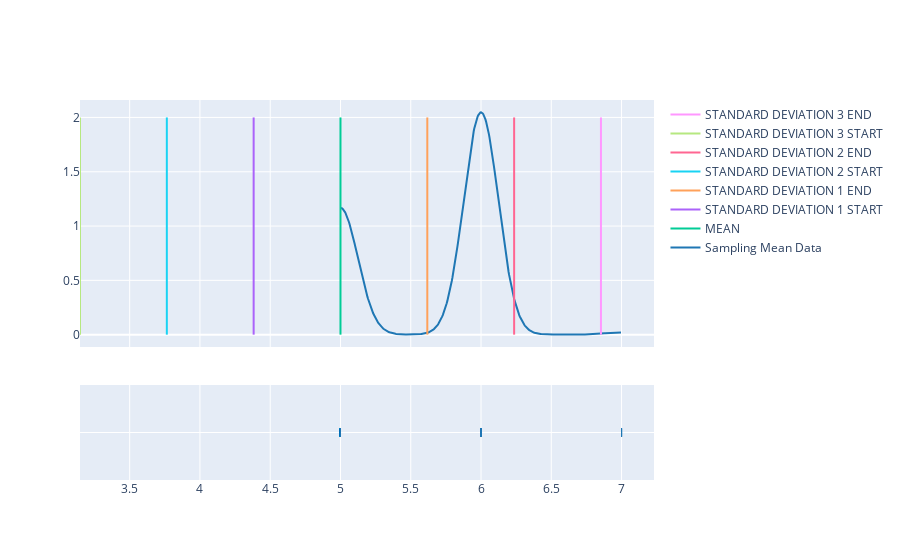

The notebook cell this image was saved under:
### Code cell
std = statistics.stdev([5, 5, 6, 5, 6, 5, 6, 5, 6, 6, 5, 6, 5, 6, 6, 6, 6, 6, 4, 6, 6, 6, 5, 5, 6, 5, 5, 6, 6, 5, 6, 5, 6, 5, 7, 6, 6, 5, 6, 5, 6, 5, 6, 5, 6, 6, 6, 6, 5, 6, 6, 5, 7, 6, 6, 6, 5, 6, 5, 6, 6, 5, 5, 6, 5, 6, 6, 5, 7, 5, 6, 5, 6, 5, 6, 5, 5, 5, 5, 7, 5, 5, 5, 6, 7, 6, 5, 5, 6, 6, 6, 6, 6, 5, 5, 6, 5, 7, 5, 5])
# std = statistics.stdev(mean_list_samples)

# std = statistics.stdev(mean_list_samples)     not working. returns 0 as value of Standard Deviation

std_start_1,std_end_1 = mean - std, mean + std
std_start_2,std_end_2 = mean - 2*std, mean + 2*std
std_start_3,std_end_3 = mean - 3*std, mean + 3*std

fig = ff.create_distplot([mean_list],["Sampling Mean Data"], show_hist=False)

fig.add_trace(go.Scatter(x=[mean, mean], y=[0, 2], mode="lines", name="MEAN"))
fig.add_trace(go.Scatter(x=[std_start_1, std_start_1], y=[0, 2], mode="lines", name="STANDARD DEVIATION 1 START"))
fig.add_trace(go.Scatter(x=[std_end_1, std_end_1], y=[0,2], mode="lines", name="STANDARD DEVIATION 1 END"))
fig.add_trace(go.Scatter(x=[std_start_2, std_start_2], y=[0,2], mode="lines", name="STANDARD DEVIATION 2 START"))
fig.add_trace(go.Scatter(x=[std_end_2, std_end_2], y=[0, 2], mode="lines", name="STANDARD DEVIATION 2 END"))
fig.add_trace(go.Scatter(x=[std_start_3,std_start_3], y=[0,2], mode="lines", name="STANDARD DEVIATION 3 START"))
fig.add_trace(go.Scatter(x=[std_end_3,std_end_3], y=[0,2], mode="lines", name="STANDARD DEVIATION 3 END"))
fig.show()
print(mean)

### Figure 1 — Plotly figure (JSON) as saved in the notebook; plotly's stock layout.template omitted (floating-point values rounded to 4 significant figures; data arrays with more than 128 entries replaced by an {"elided": "..."} marker saying what was removed)
{"data": [{"legendgroup": "Sampling Mean Data", "marker": {"color": "rgb(31, 119, 180)"}, "mode": "lines", "name": "Sampling Mean Data", "showlegend": true, "type": "scatter", "x": {"elided": "500 float values"}, "xaxis": "x", "y": {"elided": "500 float values"}, "yaxis": "y"}, {"legendgroup": "Sampling Mean Data", "marker": {"color": "rgb(31, 119, 180)", "symbol": "line-ns-open"}, "mode": "markers", "name": "Sampling Mean Data", "showlegend": false, "type": "scatter", "x": {"elided": "1000 int values"}, "xaxis": "x", "y": {"elided": "1000 str values"}, "yaxis": "y2"}, {"mode": "lines", "name": "MEAN", "type": "scatter", "x": [5, 5], "y": [0, 2]}, {"mode": "lines", "name": "STANDARD DEVIATION 1 START", "type": "scatter", "x": [4.382, 4.382], "y": [0, 2]}, {"mode": "lines", "name": "STANDARD DEVIATION 1 END", "type": "scatter", "x": [5.618, 5.618], "y": [0, 2]}, {"mode": "lines", "name": "STANDARD DEVIATION 2 START", "type": "scatter", "x": [3.764, 3.764], "y": [0, 2]}, {"mode": "lines", "name": "STANDARD DEVIATION 2 END", "type": "scatter", "x": [6.236, 6.236], "y": [0, 2]}, {"mode": "lines", "name": "STANDARD DEVIATION 3 START", "type": "scatter", "x": [3.147, 3.147], "y": [0, 2]}, {"mode": "lines", "name": "STANDARD DEVIATION 3 END", "type": "scatter", "x": [6.853, 6.853], "y": [0, 2]}], "layout": {"barmode": "overlay", "hovermode": "closest", "legend": {"traceorder": "reversed"}, "xaxis": {"anchor": "y2", "domain": [0, 1], "zeroline": false}, "yaxis": {"anchor": "free", "domain": [0.35, 1], "position": 0}, "yaxis2": {"anchor": "x", "domain": [0, 0.25], "dtick": 1, "showticklabels": false}}}
